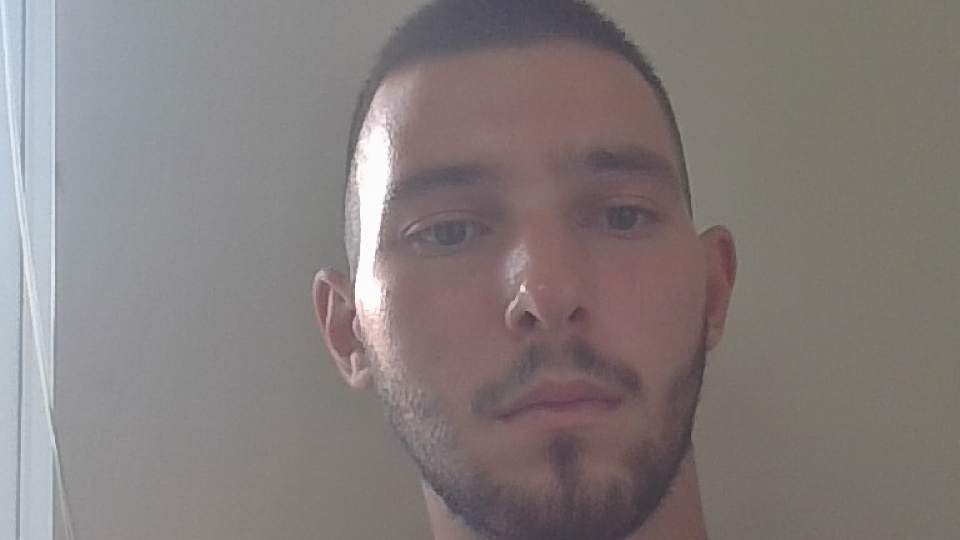
#> input picture Images/WIN_20230822_07_57_55_Pro.jpg, 1920 x 1080 px (shown at 1/2 size); its folder holds only this picture in this run
$ python image_editor.py
#> lines starting #> are read from the running program, lines starting #| are printed output that depends on the picture
from PIL import Image, ImageEnhance, ImageFilter, ImageDraw, ImageFont
import os

path = './Images'
pathOut = './editedImages'

for filename in os.listdir(path):
    img = Image.open(f"{path}/{filename}")
#> img is the input picture: PIL image 1920x1080 RGB; mean R, G, B 132, 124.6, 123.5

    edit = img.filter(ImageFilter.SHARPEN).convert('RGB').rotate(180)
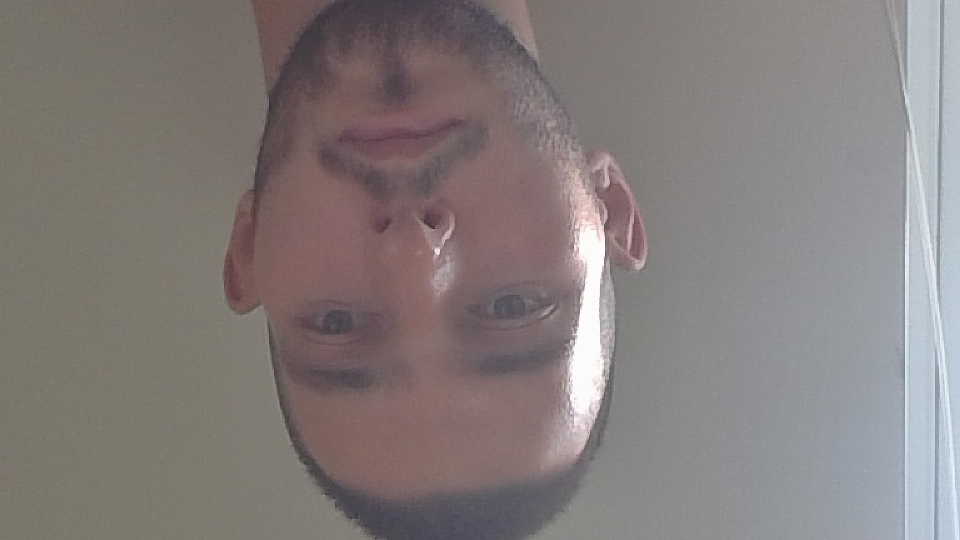
#> edit: PIL image 1920x1080 RGB (shown at 1/2 size); mean R, G, B 132.1, 124.7, 123.6

    draw = ImageDraw.Draw(edit)
    draw.line((10, 10, 150, 150), fill="red", width=5)

    font = ImageFont.truetype("arial.ttf", 55)
    draw.text((650,860), "Hello Me!", fill = "red", font = font)

    factor = 1.8
    enhancer = ImageEnhance.Contrast(edit)
    edit = enhancer.enhance(factor)
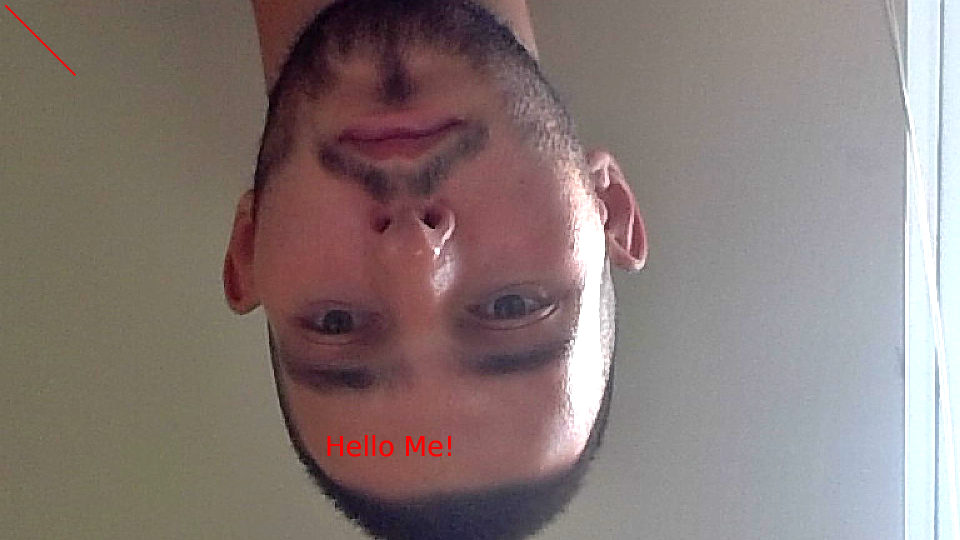
#> edit: PIL image 1920x1080 RGB (shown at 1/2 size); mean R, G, B 134.8, 121, 118.3


    clean_name = os.path.splitext(filename)[0]

    edited_filename = f'{clean_name}_edited.jpg'
    edited_filepath = os.path.join(pathOut, edited_filename)
    edit.save(edited_filepath)

    print(f"Saved edited image: {edited_filepath}")
